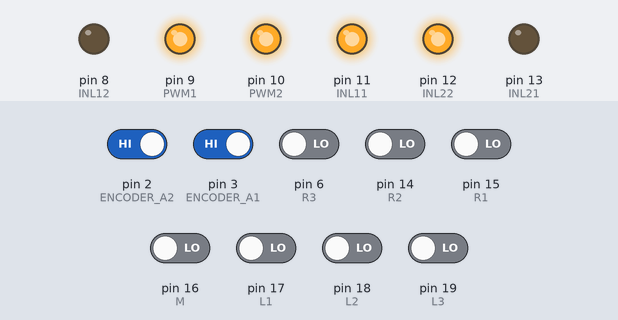
A sketch run on a simulated Arduino Uno, built with avr-gcc and run on an emulated ATmega328P. On the bench: output pins drawn as LEDs (lit = HIGH). The test bench sets the inputs (shaded band); at power-on: pin 2 (ENCODER_A2), pin 3 (ENCODER_A1) HIGH, pin 6 (R3), pin 14 (R2), pin 15 (R1), pin 16 (M), pin 17 (L1), pin 18 (L2), pin 19 (L3) LOW. What the sketch prints to the serial monitor is not drawn.

Above: at 1.2 s.
1.3 s: pin 6 (R3) driven HIGH
At 3.1 s:
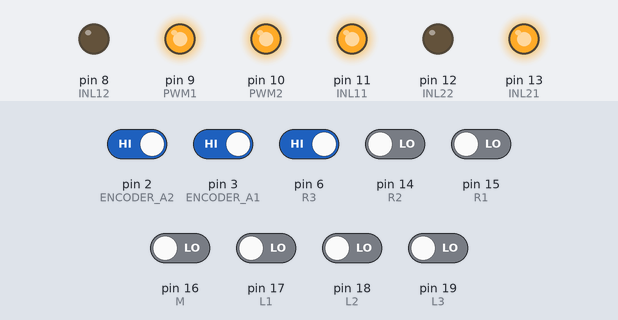
3.4 s: pin 6 (R3) driven LOW and pin 14 (R2) driven HIGH
At 3.79 s:
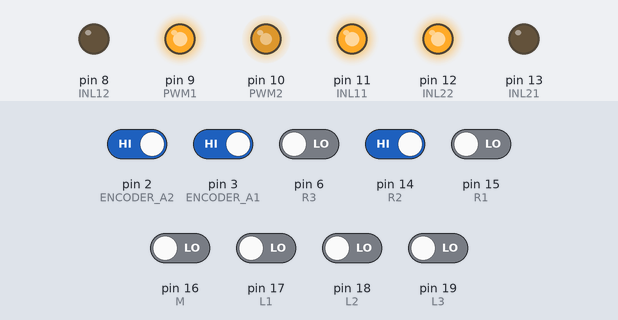
5.2 s: pin 16 (M) driven HIGH
At 5.58 s:
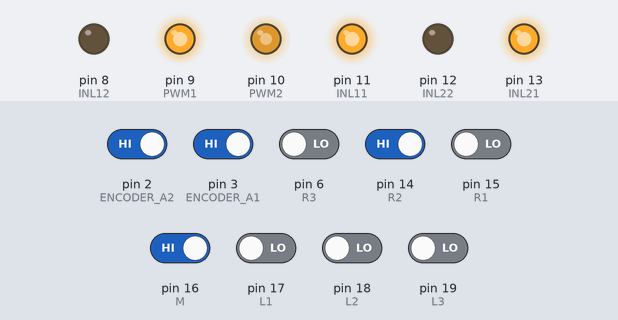
7.1 s: pin 14 (R2) driven LOW
At 8.4 s:
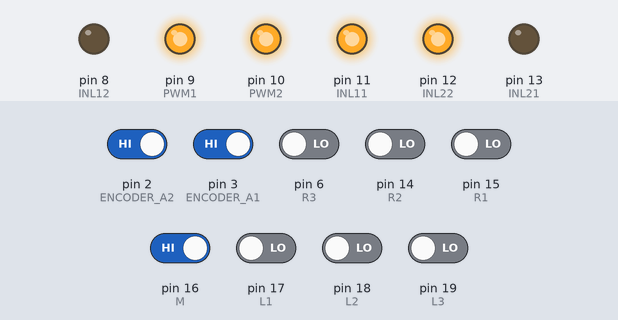
8.7 s: pin 18 (L2) driven HIGH
At 9.8 s:
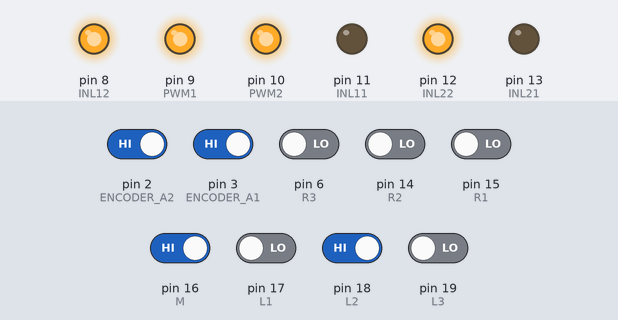
10.5 s: pin 6 (R3) driven HIGH
At 10.65 s:
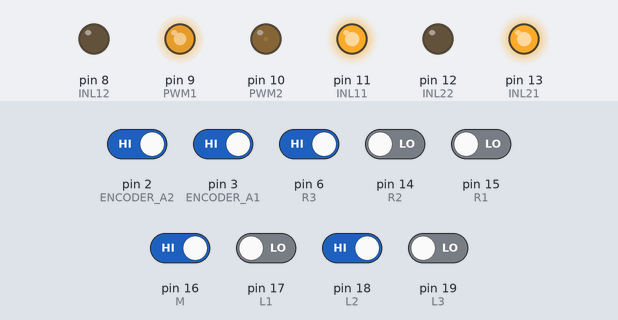
Timing chart, 0 to 13.3 s (numbered marks = the images above; inputs shaded):
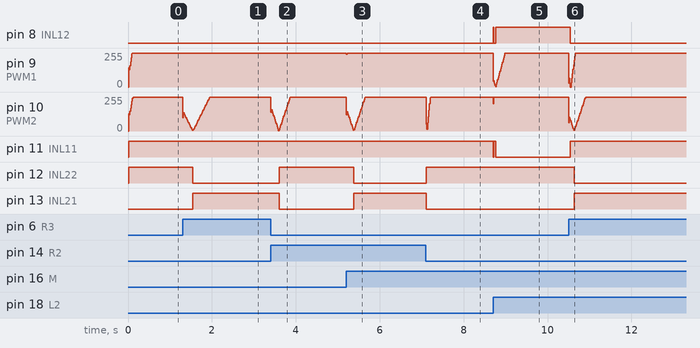

The sketch:

20201222-4-.ino
```cpp
#include<MsTimer2.h>//定时器库的头文件
//函数声明
void control_lr(void);
void control_inital(void);
void control(void);
void infrared(void);
int pidController1( float targetVelocity, float currentVelocity);
int pidController2(float targetVelocity, float currentVelocity);
void getEncoder1(void);
void getEncoder2(void);
//定义管脚
//左电机
#define ENCODER_A1 3
#define ENCODER_B1 5
#define PWM1 9
#define INL11 11
#define INL12 8
//右电机
#define ENCODER_A2 2
#define ENCODER_B2 4
#define PWM2 10
#define INL21 13
#define INL22 12
//左红外
#define L1 17
#define L2 18
#define L3 19
//中红外
#define M 16
//右红外
#define R3 6
#define R2 14
#define R1 15

//Kp = 11, Ti = 49, Td = 3; l
//Kp = 11, Ti = 52, Td = 4; r
//定义PID&&PERIOD常值
#define PERIOD 15
#define Kp1 9
#define Ti1 36.5
#define Td1 9
#define Kp2 9
#define Ti2 43
#define Td2 7
//速度相关
float V = 15; //基础速度
float target1 = 8, t1; //左保守
float target2 = 8, t2; //右速度
//全局变量
volatile long encoderVal1;//编码器1值
float velocity1;//转速1
volatile long encoderVal2;//编码器2值
float velocity2;//转速2
float T = PERIOD;
float q01 = Kp1 * (1 + T / Ti1 + Td1 / T);
float q11 = -Kp1 * (1 + 2 * Td1 / T);
float q21 = Kp1 * Td1 / T;
float q02 = Kp2 * (1 + T / Ti2 + Td2 / T);
float q12 = -Kp2 * (1 + 2 * Td2 / T);
float q22 = Kp2 * Td2 / T;
float u1 = 0, ek11, ek12;
float u2 = 0, ek21, ek22;
//红外相关
int sensor[8] = {0};//红外线数据
int state = 0;

int sum;
/*
  void control_lr(void)
  {
  if (digitalRead(M) == HIGH)
  {
    target1 = V;
    target2 = V;
  }
  if (digitalRead(R1) == HIGH) //低右转
  {
    target1 = V * 0.9;
    target2 = V * 0.8;
  }
  if ( digitalRead(L1) == HIGH) //低左转
  {
    target1 = V * 0.8;
    target2 = V * 0.9;
  }
  if ( digitalRead(R2) == HIGH) //中右转
  {
    target1 = V * 0.8;
    target2 = V * 0.5;
  }
  if (digitalRead(L2) == HIGH) //中左转
  {
    target1 = V * 0.5;
    target2 = V * 0.8;
  }
  if ( digitalRead(R3) == HIGH)//直角右转
  {
    target1 = 0.3 * V;
    target2 = -0.3*V;
  }
  if (digitalRead(L3) == HIGH) //直角左转
  {
    target1 = -0.3*V;
    target2 = 0.3 * V;
  }
  }
*/
void control_lr(void)
{
  infrared();
  if (sum >= 2)
  {

    if (sensor[1] + sensor[2] + sensor[4]  >= 2)
    {
      target1 = -0.3 * V; target2 = V * 0.6;
    }
    if ( sensor[6] + sensor[7] + sensor[4]  >= 2)
    {
      target1 = V * 0.6; target2 = -0.3 * V;
    }

  }
  else
  {
    if (sum == 0)
      ;
    else
    {

      if (sensor[4])
      {
        target1 =  V; target2 =  V;
      }
      else if (sensor[3])
      {
        target1 = 0.9 * V; target2 = 1 * V;
      }
      else if (sensor[5])
      {
        target1 = 1 * V; target2 = 0.9 * V;
      }
      else if (sensor[2])
      {
        target1 = 0.3 * V; target2 = 0.8 * V;
      }
      else if (sensor[6])
      {
        target1 = 0.8 * V; target2 = 0.3 * V;
      }
      else if (sensor[1])
      {
        target1 = -0.2 * V; target2 = 0.5 * V;
      }
      else if (sensor[7])
      {
        target1 = 0.5 * V; target2 = -0.2 * V;
      }


    }
  }

  //target1 = target1 * 0.6 + t1 * 0.4;
  //target2 = target2 * 0.6 + t2 * 0.4;
  t1 = target1;
  t2 = target2;
}

void infrared(void)
{
  sensor[1] = (digitalRead(L3) == HIGH);
  sensor[2] = (digitalRead(L2) == HIGH);
  sensor[3] = (digitalRead(L1) == HIGH);
  sensor[4] = (digitalRead(M) == HIGH);
  sensor[5] = (digitalRead(R1) == HIGH);
  sensor[6] = (digitalRead(R2) == HIGH);
  sensor[7] = (digitalRead(R3) == HIGH);

  sum = 0;
  for (int i = 1; i < 8; i++)
    sum += sensor[i];
}
void control(void)
{
  control_lr();
  control_inital();
}
void setup()
{
  //9, 10两个管脚的PWM由定时器TIMER1产生，这句程序改变PWM的频率，勿删
  TCCR1B = TCCR1B & B11111000 | B00000001 ;
  pinMode( ENCODER_A1, INPUT);
  pinMode( ENCODER_B1, INPUT);
  pinMode( ENCODER_A2, INPUT);
  pinMode( ENCODER_B2, INPUT);
  pinMode(PWM1, OUTPUT);
  pinMode(PWM2, OUTPUT);
  pinMode(INL11, OUTPUT);
  pinMode(INL12, OUTPUT);
  pinMode(INL21, OUTPUT);
  pinMode(INL22, OUTPUT);
  attachInterrupt(1, getEncoder1, CHANGE);
  attachInterrupt(0, getEncoder2, CHANGE);
  Serial.begin (9600);
  MsTimer2::set(PERIOD, control);
  MsTimer2::start();
}
void loop()
{
  //撰写代码，使其能够通过“串口绘图器”观察速度波形

  /*
    Serial.print ("velocity1: ");
    Serial.print (velocity1);
    Serial.print ("     velocity2: ");
  */

  Serial.println (velocity1);
  /*
    Serial.print("\r\n");
    infrared();
    for (int i = 1; i < 8; i++)
    {
    Serial.print(sensor[i]);
    Serial.print(" ");

    }
    Serial.println();
    delay(500);
  */


  /**/
}
int pidController1( float targetVelocity, float currentVelocity)
{
  float ek10;
  ek10 = targetVelocity - currentVelocity;
  u1 = u1 + q01 * ek10 + q11 * ek11 + q21 * ek12;
  if (u1 > 255)
    u1 = 255;
  if (u1 < -255)
    u1 = -255;
  ek12 = ek11;
  ek11 = ek10;
  return (int)u1;
}
int pidController2(float targetVelocity, float currentVelocity)
{
  float ek20;
  ek20 = targetVelocity - currentVelocity;
  u2 = u2 + q02 * ek20 + q12 * ek21 + q22 * ek22;
  if (u2 > 255)
    u2 = 255;
  if (u2 < -255)
    u2 = -255;
  ek22 = ek21;
  ek21 = ek20;
  return (int)u2;
}
void getEncoder1(void)
{
  if (digitalRead(ENCODER_A1) == LOW)
  {
    if (digitalRead(ENCODER_B1) == LOW)
      encoderVal1--;
    else
      encoderVal1++;
  }
  else
  {
    if (digitalRead(ENCODER_B1) == LOW)
      encoderVal1++;
    else
      encoderVal1--;
  }
}
void getEncoder2(void)
{
  if (digitalRead(ENCODER_A2) == LOW)
  {
    if (digitalRead(ENCODER_B2) == LOW)
      encoderVal2--;
    else
      encoderVal2++;
  }
  else
  {
    if (digitalRead(ENCODER_B2) == LOW)
      encoderVal2++;
    else
      encoderVal2--;
  }
}
void control_inital(void)
{
  velocity1 = (encoderVal1 / 780.0) * 3.1415 * 2.0 * (1000 / PERIOD);
  encoderVal1 = 0;
  int output1 = pidController1(-target1, velocity1);
  if (output1 > 0)
  {
    digitalWrite(INL11, LOW);
    digitalWrite(INL12, HIGH);
    analogWrite(PWM1, output1);
  }
  else
  {
    digitalWrite(INL11, HIGH);
    digitalWrite(INL12, LOW);
    analogWrite(PWM1, abs(output1));
  }

  velocity2 = (encoderVal2 / 780.0) * 3.1415 * 2.0 * (1000 / PERIOD);
  encoderVal2 = 0;
  int output2 = pidController2(target2, velocity2);
  if (output2 > 0)
  {
    digitalWrite(INL21, LOW);
    digitalWrite(INL22, HIGH);
    analogWrite(PWM2, output2);
  }
  else
  {
    digitalWrite(INL21, HIGH);
    digitalWrite(INL22, LOW);
    analogWrite(PWM2, abs(output2));
  }
}
```

Measured:
- after the input at 1.3 s, pin 12 (INL22): HIGH → LOW after 0.25 s; pin 13 (INL21): LOW → HIGH after 0.25 s
- after the input at 3.4 s, pin 12 (INL22): LOW → HIGH after 0.20 s; pin 13 (INL21): HIGH → LOW after 0.20 s
- after the input at 5.2 s, pin 9 (PWM1): 255/255 → 245/255 at once, → 255/255 0.02 s later; pin 12 (INL22): HIGH → LOW after 0.19 s; pin 13 (INL21): LOW → HIGH after 0.19 s
- after the input at 7.1 s, pin 12 (INL22): LOW → HIGH at once; pin 13 (INL21): HIGH → LOW at once
- after the input at 8.7 s, pin 8 (INL12): LOW → HIGH at once, → LOW 0.01 s later, → HIGH 0.04 s later; pin 10 (PWM2): 255/255 → 204/255 at once, → 255/255 0.02 s later; pin 11 (INL11): HIGH → LOW at once, → HIGH 0.01 s later, → LOW 0.04 s later
- after the input at 10.5 s, pin 8 (INL12): HIGH → LOW after 0.05 s; pin 11 (INL11): LOW → HIGH after 0.05 s; pin 12 (INL22): HIGH → LOW after 0.14 s; pin 13 (INL21): LOW → HIGH after 0.14 s
